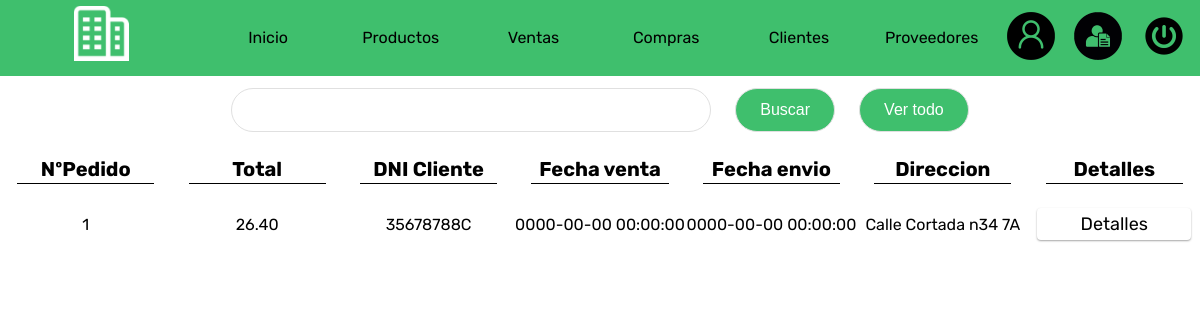
The app's page /ventas.php (signed in) with its own data.
### tables this page shows
CREATE TABLE `envio` (
  `id_pedido` int(6) NOT NULL,
  `total` decimal(9,2) DEFAULT NULL,
  `dni_cliente` varchar(9) DEFAULT NULL,
  `coste_envio` decimal(5,2) DEFAULT NULL,
  `tiempo_estimado` varchar(30) DEFAULT NULL,
  `tiempo_real` varchar(30) DEFAULT NULL,
  `fecha_venta` datetime DEFAULT NULL,
  `fecha_envio` datetime DEFAULT NULL,
  `direccion` varchar(50) DEFAULT NULL
);

### Db/Con1Db.php (called while the page is built)
<?php
class Connection
{
    public static function conn1()
    {
        $mysqli = new mysqli('localhost', 'root','', 'erp');
        if($mysqli->connect_errno)
        {
            printf("Error en la conexion: %s\n", $mysqli->coneect_errno);
        }
        else
        {
            $mysqli->set_charset('utf8');
            return $mysqli;
        }
    }
}
?>

### Models/Datos1Model.php (called while the page is built, shortened)
<?php
class Datos
{
    private $mysqli;
    private $data;
    public function __construct()
    {
        $this->mysqli= Connection::conn1();
        $this->data=array();
    }
    public function getData1($sql)
    {
        $result = $this->mysqli->query($sql);
        while($rows=$result->fetch_object())
        {
            $this->data[]=$rows;
        }
        return $this->data;
    }
}
?>

### Controllers/VentasController1.php (the view)
<?php
if(file_exists("../Db/Con1Db.php"))
{
    require_once "../Db/Con1Db.php";
    require_once "../Models/Datos1Model.php";
}
elseif(file_exists("Db/Con1Db.php"))
{
    require_once "Db/Con1Db.php";
    require_once "Models/Datos1Model.php";
}
$objData = new Datos;
$buscaproducto = "select * from envio";
$data = $objData->getData1($buscaproducto);
if(empty($data))
{
    echo"
    <div class='bloque1'>
    No hay datos
    </div>
    ";
}else{
    echo"
    <div class='bloque0'>
    <div class='bloque1'><h1 class='border'>NºPedido</h1></div>
    <div class='bloque1'><h1 class='border'>Total</h1></div>
    <div class='bloque1'><h1 class='border'>DNI Cliente</h1></div>
    <div class='bloque1'><h1 class='border'>Fecha venta</h1></div>
    <div class='bloque1'><h1 class='border'>Fecha envio</h1></div>
    <div class='bloque1'><h1 class='border'>Direccion</h1></div>
    <div class='bloque1'><h1 class='border'>Detalles</h1></div>
    </div>
    ";
    foreach($data as $row)
    {
        echo"
        <div class='bloque0'>
            <div class='bloque1'>$row->id_pedido</div>
            <div class='bloque1'>$row->total</div>
            <div class='bloque1'>$row->dni_cliente</div>
            <div class='bloque1'>$row->fecha_venta</div>
            <div class='bloque1'>$row->fecha_envio</div>
            <div class='bloque1'>$row->direccion</div>
            <div class='bloque1'><a href='detalles_venta.php?idPedido=$row->id_pedido' class='enlaces2'>Detalles</a></div>
        ";
    }
}
?>

### Assets/css/style.css (style rules this page uses)
* { padding: 0; margin: 0; box-sizing: border-box; font-family: 'Rubik', sans-serif; text-align: center; }
.enlaces2 { box-shadow: 0px 1px 2px 0px #0000005a; color: black; font-size: large; text-decoration: none; padding: 3%; border-radius: 4px; width: 100%; margin-right: 5%; margin-left: 5%; }
.bloque0 { display: flex; flex-direction: row; align-items: center; justify-content: center; width: 100%; padding: 1% 0; }
.bloque1 { display: flex; flex-direction: row; align-items: center; justify-content: center; width: 100%; }
.border { border-bottom: 1px solid black; padding: 1% 0; width: 80%; margin: 0 auto; }
h1.border { font-size: 2.5vh; text-align: center; }

### records on screen
envio: id_pedido "1", total "26.40", dni_cliente "35678788C", fecha_venta "0000-00-00 00:00:00", fecha_envio "0000-00-00 00:00:00", direccion "Calle Cortada n34 7A"
